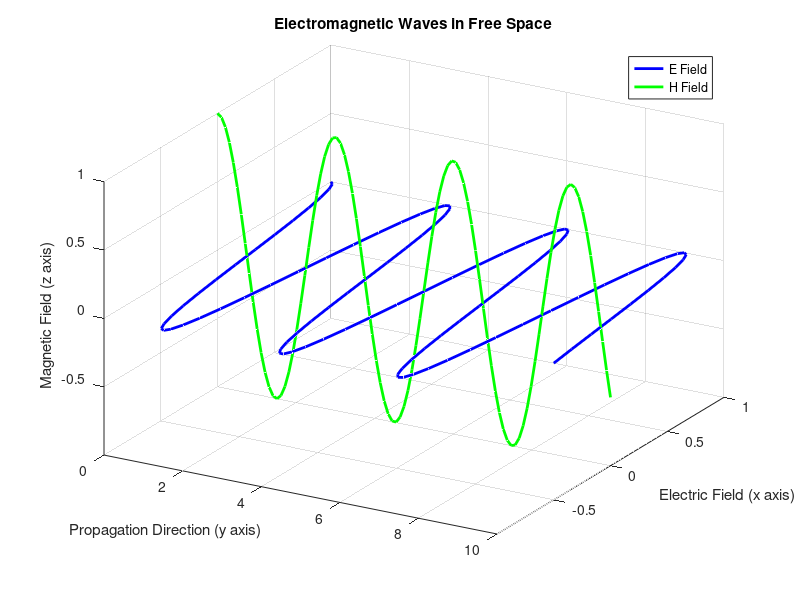

Recreate this plot in MATLAB.
% Made By: Omar Yehia Tawfeek Ahmed %

y = linspace(0,10,100); % Spread Range
E0 = 1; % Electric Field Max Peak
H0 = 1; % Magnetic Field Max Peak
k = 2*pi/3; % Waves count
w = 2*pi; % Frequency
t = 0; % Time

% Calculating E in x axis
E = E0*cos(k*y-w*t); 

% Calculating H in z axis
H = H0*cos(k*y-w*t);

% Plotting Calculations
figure;
plot3(y, E, zeros(size(y)), 'blue', 'LineWidth', 2); % Electric Field in Blue
hold on;
plot3(y, zeros(size(y)), H, 'green', 'LineWidth', 2); % Magnetic Field in Green

% Final Touches
xlabel('Propagation Direction (y axis)');
ylabel('Electric Field (x axis)');
zlabel('Magnetic Field (z axis)');
title('Electromagnetic Waves in Free Space');
legend('E Field', 'H Field');
grid on;
axis tight;
view(30,30);
